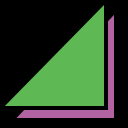
Frame 1 (no input)
Frame 60 (no input): identical to frame 1, image omitted
Frame 120 (the mouse pressed at the canvas centre since frame 60): identical to frame 1, image omitted

The p5.js sketch that drew this single still picture (run headless with seeded random() and noise() and a simulated clock; from frame 60 on, the mouse is pressed at the canvas centre):

// p5.js sketch
// ── sketch.js
function setup() {
  createCanvas(128,128);
}

function draw() {
  background(0);
  strokeWeight(4);
  fill(178, 100, 162);
  triangle(12,120,116,120,116,10);
  fill(94, 185, 84);
  triangle(0,108,106,108,106,0);
  fill(255);
  textSize(32);
  textFont("serif");
  //text("46",68,100);
}
